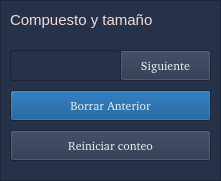
   <widget class="QFrame" name="frame_2">
    <property name="geometry">
     <rect>
      <x>700</x>
      <y>140</y>
      <width>221</width>
      <height>181</height>
     </rect>
    </property>
    <property name="palette">
     <palette>
      <active>
       <colorrole role="WindowText">
        <brush brushstyle="SolidPattern">
         <color alpha="255">
          <red>243</red>
          <green>219</green>
          <blue>214</blue>
         </color>
        </brush>
       </colorrole>
       <colorrole role="Button">
        <brush brushstyle="SolidPattern">
         <color alpha="255">
          <red>38</red>
          <green>50</green>
          <blue>74</blue>
         </color>
        </brush>
       </colorrole>
       <colorrole role="Base">
        <brush brushstyle="SolidPattern">
         <color alpha="255">
          <red>1</red>
          <green>72</green>
          <blue>138</blue>
         </color>
        </brush>
       </colorrole>
       <colorrole role="Window">
        <brush brushstyle="SolidPattern">
         <color alpha="255">
          <red>38</red>
          <green>50</green>
          <blue>74</blue>
         </color>
        </brush>
       </colorrole>
      </active>
      <inactive>
       <colorrole role="WindowText">
        <brush brushstyle="SolidPattern">
         <color alpha="255">
          <red>243</red>
          <green>219</green>
          <blue>214</blue>
         </color>
        </brush>
       </colorrole>
       <colorrole role="Button">
        <brush brushstyle="SolidPattern">
         <color alpha="255">
          <red>38</red>
          <green>50</green>
          <blue>74</blue>
         </color>
        </brush>
       </colorrole>
       <colorrole role="Base">
        <brush brushstyle="SolidPattern">
         <color alpha="255">
          <red>1</red>
          <green>72</green>
          <blue>138</blue>
         </color>
        </brush>
       </colorrole>
       <colorrole role="Window">
        <brush brushstyle="SolidPattern">
         <color alpha="255">
          <red>38</red>
          <green>50</green>
          <blue>74</blue>
         </color>
        </brush>
       </colorrole>
      </inactive>
      <disabled>
       <colorrole role="WindowText">
        <brush brushstyle="SolidPattern">
         <color alpha="255">
          <red>190</red>
          <green>190</green>
          <blue>190</blue>
         </color>
        </brush>
       </colorrole>
       <colorrole role="Button">
        <brush brushstyle="SolidPattern">
         <color alpha="255">
          <red>38</red>
          <green>50</green>
          <blue>74</blue>
         </color>
        </brush>
       </colorrole>
       <colorrole role="Base">
        <brush brushstyle="SolidPattern">
         <color alpha="255">
          <red>38</red>
          <green>50</green>
          <blue>74</blue>
         </color>
        </brush>
       </colorrole>
       <colorrole role="Window">
        <brush brushstyle="SolidPattern">
         <color alpha="255">
          <red>38</red>
          <green>50</green>
          <blue>74</blue>
         </color>
        </brush>
       </colorrole>
      </disabled>
     </palette>
    </property>
    <property name="frameShape">
     <enum>QFrame::StyledPanel</enum>
    </property>
    <property name="frameShadow">
     <enum>QFrame::Raised</enum>
    </property>
    <widget class="QPushButton" name="next_button">
     <property name="geometry">
      <rect>
       <x>120</x>
       <y>50</y>
       <width>91</width>
       <height>31</height>
      </rect>
     </property>
     <property name="palette">
      <palette>
       <active>
        <colorrole role="Button">
         <brush brushstyle="SolidPattern">
          <color alpha="255">
           <red>38</red>
           <green>50</green>
           <blue>74</blue>
          </color>
         </brush>
        </colorrole>
        <colorrole role="ButtonText">
         <brush brushstyle="SolidPattern">
          <color alpha="255">
           <red>238</red>
           <green>238</green>
           <blue>236</blue>
          </color>
         </brush>
        </colorrole>
        <colorrole role="Base">
         <brush brushstyle="SolidPattern">
          <color alpha="255">
           <red>38</red>
           <green>50</green>
           <blue>74</blue>
          </color>
         </brush>
        </colorrole>
        <colorrole role="Window">
         <brush brushstyle="SolidPattern">
          <color alpha="255">
           <red>38</red>
           <green>50</green>
           <blue>74</blue>
          </color>
         </brush>
        </colorrole>
       </active>
       <inactive>
        <colorrole role="Button">
         <brush brushstyle="SolidPattern">
          <color alpha="255">
           <red>38</red>
           <green>50</green>
           <blue>74</blue>
          </color>
         </brush>
        </colorrole>
        <colorrole role="ButtonText">
         <brush brushstyle="SolidPattern">
          <color alpha="255">
           <red>238</red>
           <green>238</green>
           <blue>236</blue>
          </color>
         </brush>
        </colorrole>
        <colorrole role="Base">
         <brush brushstyle="SolidPattern">
          <color alpha="255">
           <red>38</red>
           <green>50</green>
           <blue>74</blue>
          </color>
         </brush>
        </colorrole>
        <colorrole role="Window">
         <brush brushstyle="SolidPattern">
          <color alpha="255">
           <red>38</red>
           <green>50</green>
           <blue>74</blue>
          </color>
         </brush>
        </colorrole>
       </inactive>
       <disabled>
        <colorrole role="Button">
         <brush brushstyle="SolidPattern">
          <color alpha="255">
           <red>38</red>
           <green>50</green>
           <blue>74</blue>
          </color>
         </brush>
        </colorrole>
        <colorrole role="ButtonText">
         <brush brushstyle="SolidPattern">
          <color alpha="255">
           <red>190</red>
           <green>190</green>
           <blue>190</blue>
          </color>
         </brush>
        </colorrole>
        <colorrole role="Base">
         <brush brushstyle="SolidPattern">
          <color alpha="255">
           <red>38</red>
           <green>50</green>
           <blue>74</blue>
          </color>
         </brush>
        </colorrole>
        <colorrole role="Window">
         <brush brushstyle="SolidPattern">
          <color alpha="255">
           <red>38</red>
           <green>50</green>
           <blue>74</blue>
          </color>
         </brush>
        </colorrole>
       </disabled>
      </palette>
     </property>
     <property name="font">
      <font>
       <family>Bitstream Charter</family>
       <weight>50</weight>
       <italic>false</italic>
       <bold>false</bold>
       <strikeout>false</strikeout>
      </font>
     </property>
     <property name="text">
      <string>Siguiente</string>
     </property>
    </widget>
    <widget class="QPushButton" name="erase_last_button">
     <property name="geometry">
      <rect>
       <x>10</x>
       <y>90</y>
       <width>201</width>
       <height>31</height>
      </rect>
     </property>
     <property name="palette">
      <palette>
       <active>
        <colorrole role="Button">
         <brush brushstyle="SolidPattern">
          <color alpha="255">
           <red>1</red>
           <green>72</green>
           <blue>138</blue>
          </color>
         </brush>
        </colorrole>
        <colorrole role="ButtonText">
         <brush brushstyle="SolidPattern">
          <color alpha="255">
           <red>238</red>
           <green>238</green>
           <blue>236</blue>
          </color>
         </brush>
        </colorrole>
        <colorrole role="Base">
         <brush brushstyle="SolidPattern">
          <color alpha="255">
           <red>38</red>
           <green>50</green>
           <blue>74</blue>
          </color>
         </brush>
        </colorrole>
        <colorrole role="Window">
         <brush brushstyle="SolidPattern">
          <color alpha="255">
           <red>38</red>
           <green>50</green>
           <blue>74</blue>
          </color>
         </brush>
        </colorrole>
       </active>
       <inactive>
        <colorrole role="Button">
         <brush brushstyle="SolidPattern">
          <color alpha="255">
           <red>1</red>
           <green>72</green>
           <blue>138</blue>
          </color>
         </brush>
        </colorrole>
        <colorrole role="ButtonText">
         <brush brushstyle="SolidPattern">
          <color alpha="255">
           <red>238</red>
           <green>238</green>
           <blue>236</blue>
          </color>
         </brush>
        </colorrole>
        <colorrole role="Base">
         <brush brushstyle="SolidPattern">
          <color alpha="255">
           <red>38</red>
           <green>50</green>
           <blue>74</blue>
          </color>
         </brush>
        </colorrole>
        <colorrole role="Window">
         <brush brushstyle="SolidPattern">
          <color alpha="255">
           <red>38</red>
           <green>50</green>
           <blue>74</blue>
          </color>
         </brush>
        </colorrole>
       </inactive>
       <disabled>
        <colorrole role="Button">
         <brush brushstyle="SolidPattern">
          <color alpha="255">
           <red>1</red>
           <green>72</green>
           <blue>138</blue>
          </color>
         </brush>
        </colorrole>
        <colorrole role="ButtonText">
         <brush brushstyle="SolidPattern">
          <color alpha="255">
           <red>190</red>
           <green>190</green>
           <blue>190</blue>
          </color>
         </brush>
        </colorrole>
        <colorrole role="Base">
         <brush brushstyle="SolidPattern">
          <color alpha="255">
           <red>38</red>
           <green>50</green>
           <blue>74</blue>
          </color>
         </brush>
        </colorrole>
        <colorrole role="Window">
         <brush brushstyle="SolidPattern">
          <color alpha="255">
           <red>38</red>
           <green>50</green>
           <blue>74</blue>
          </color>
         </brush>
        </colorrole>
       </disabled>
      </palette>
     </property>
     <property name="font">
      <font>
       <family>Bitstream Charter</family>
       <weight>50</weight>
       <italic>false</italic>
       <bold>false</bold>
       <strikeout>false</strikeout>
      </font>
     </property>
     <property name="text">
      <string>Borrar Anterior</string>
     </property>
    </widget>
    <widget class="QPushButton" name="restart_counting_button">
     <property name="geometry">
      <rect>
       <x>10</x>
       <y>130</y>
       <width>201</width>
       <height>31</height>
      </rect>
     </property>
     <property name="palette">
      <palette>
       <active>
        <colorrole role="Button">
         <brush brushstyle="SolidPattern">
          <color alpha="255">
           <red>38</red>
           <green>50</green>
           <blue>74</blue>
          </color>
         </brush>
        </colorrole>
        <colorrole role="ButtonText">
         <brush brushstyle="SolidPattern">
          <color alpha="255">
           <red>238</red>
           <green>238</green>
           <blue>236</blue>
          </color>
         </brush>
        </colorrole>
        <colorrole role="Base">
         <brush brushstyle="SolidPattern">
          <color alpha="255">
           <red>38</red>
           <green>50</green>
           <blue>74</blue>
          </color>
         </brush>
        </colorrole>
        <colorrole role="Window">
         <brush brushstyle="SolidPattern">
          <color alpha="255">
           <red>38</red>
           <green>50</green>
           <blue>74</blue>
          </color>
         </brush>
        </colorrole>
       </active>
       <inactive>
        <colorrole role="Button">
         <brush brushstyle="SolidPattern">
          <color alpha="255">
           <red>38</red>
           <green>50</green>
           <blue>74</blue>
          </color>
         </brush>
        </colorrole>
        <colorrole role="ButtonText">
         <brush brushstyle="SolidPattern">
          <color alpha="255">
           <red>238</red>
           <green>238</green>
           <blue>236</blue>
          </color>
         </brush>
        </colorrole>
        <colorrole role="Base">
         <brush brushstyle="SolidPattern">
          <color alpha="255">
           <red>38</red>
           <green>50</green>
           <blue>74</blue>
          </color>
         </brush>
        </colorrole>
        <colorrole role="Window">
         <brush brushstyle="SolidPattern">
          <color alpha="255">
           <red>38</red>
           <green>50</green>
           <blue>74</blue>
          </color>
         </brush>
        </colorrole>
       </inactive>
       <disabled>
        <colorrole role="Button">
         <brush brushstyle="SolidPattern">
          <color alpha="255">
           <red>38</red>
           <green>50</green>
           <blue>74</blue>
          </color>
         </brush>
        </colorrole>
        <colorrole role="ButtonText">
         <brush brushstyle="SolidPattern">
          <color alpha="255">
           <red>190</red>
           <green>190</green>
           <blue>190</blue>
          </color>
         </brush>
        </colorrole>
        <colorrole role="Base">
         <brush brushstyle="SolidPattern">
          <color alpha="255">
           <red>38</red>
           <green>50</green>
           <blue>74</blue>
          </color>
         </brush>
        </colorrole>
        <colorrole role="Window">
         <brush brushstyle="SolidPattern">
          <color alpha="255">
           <red>38</red>
           <green>50</green>
           <blue>74</blue>
          </color>
         </brush>
        </colorrole>
       </disabled>
      </palette>
     </property>
     <property name="font">
      <font>
       <family>Bitstream Charter</family>
       <weight>50</weight>
       <italic>false</italic>
       <bold>false</bold>
       <strikeout>false</strikeout>
      </font>
     </property>
     <property name="text">
      <string>Reiniciar conteo</string>
     </property>
    </widget>
    <widget class="QLineEdit" name="elemnt_input">
     <property name="geometry">
      <rect>
       <x>10</x>
       <y>50</y>
       <width>111</width>
       <height>31</height>
      </rect>
     </property>
     <property name="palette">
      <palette>
       <active>
        <colorrole role="Button">
         <brush brushstyle="SolidPattern">
          <color alpha="255">
           <red>38</red>
           <green>50</green>
           <blue>74</blue>
          </color>
         </brush>
        </colorrole>
        <colorrole role="Text">
         <brush brushstyle="SolidPattern">
          <color alpha="255">
           <red>238</red>
           <green>238</green>
           <blue>236</blue>
          </color>
         </brush>
        </colorrole>
        <colorrole role="Base">
         <brush brushstyle="SolidPattern">
          <color alpha="255">
           <red>38</red>
           <green>50</green>
           <blue>74</blue>
          </color>
         </brush>
        </colorrole>
        <colorrole role="Window">
         <brush brushstyle="SolidPattern">
          <color alpha="255">
           <red>38</red>
           <green>50</green>
           <blue>74</blue>
          </color>
         </brush>
        </colorrole>
       </active>
       <inactive>
        <colorrole role="Button">
         <brush brushstyle="SolidPattern">
          <color alpha="255">
           <red>38</red>
           <green>50</green>
           <blue>74</blue>
          </color>
         </brush>
        </colorrole>
        <colorrole role="Text">
         <brush brushstyle="SolidPattern">
          <color alpha="255">
           <red>238</red>
           <green>238</green>
           <blue>236</blue>
          </color>
         </brush>
        </colorrole>
        <colorrole role="Base">
         <brush brushstyle="SolidPattern">
          <color alpha="255">
           <red>38</red>
           <green>50</green>
           <blue>74</blue>
          </color>
         </brush>
        </colorrole>
        <colorrole role="Window">
         <brush brushstyle="SolidPattern">
          <color alpha="255">
           <red>38</red>
           <green>50</green>
           <blue>74</blue>
          </color>
         </brush>
        </colorrole>
       </inactive>
       <disabled>
        <colorrole role="Button">
         <brush brushstyle="SolidPattern">
          <color alpha="255">
           <red>38</red>
           <green>50</green>
           <blue>74</blue>
          </color>
         </brush>
        </colorrole>
        <colorrole role="Text">
         <brush brushstyle="SolidPattern">
          <color alpha="255">
           <red>190</red>
           <green>190</green>
           <blue>190</blue>
          </color>
         </brush>
        </colorrole>
        <colorrole role="Base">
         <brush brushstyle="SolidPattern">
          <color alpha="255">
           <red>38</red>
           <green>50</green>
           <blue>74</blue>
          </color>
         </brush>
        </colorrole>
        <colorrole role="Window">
         <brush brushstyle="SolidPattern">
          <color alpha="255">
           <red>38</red>
           <green>50</green>
           <blue>74</blue>
          </color>
         </brush>
        </colorrole>
       </disabled>
      </palette>
     </property>
     <property name="font">
      <font>
       <family>Bitstream Charter</family>
      </font>
     </property>
    </widget>
    <widget class="QLabel" name="new_Inout_label">
     <property name="geometry">
      <rect>
       <x>10</x>
       <y>10</y>
       <width>161</width>
       <height>20</height>
      </rect>
     </property>
     <property name="palette">
      <palette>
       <active>
        <colorrole role="WindowText">
         <brush brushstyle="SolidPattern">
          <color alpha="255">
           <red>243</red>
           <green>219</green>
           <blue>214</blue>
          </color>
         </brush>
        </colorrole>
        <colorrole role="Button">
         <brush brushstyle="SolidPattern">
          <color alpha="255">
           <red>38</red>
           <green>50</green>
           <blue>74</blue>
          </color>
         </brush>
        </colorrole>
        <colorrole role="Base">
         <brush brushstyle="SolidPattern">
          <color alpha="255">
           <red>38</red>
           <green>50</green>
           <blue>74</blue>
          </color>
         </brush>
        </colorrole>
        <colorrole role="Window">
         <brush brushstyle="SolidPattern">
          <color alpha="255">
           <red>38</red>
           <green>50</green>
           <blue>74</blue>
          </color>
         </brush>
        </colorrole>
       </active>
       <inactive>
        <colorrole role="WindowText">
         <brush brushstyle="SolidPattern">
          <color alpha="255">
           <red>243</red>
           <green>219</green>
           <blue>214</blue>
          </color>
         </brush>
        </colorrole>
        <colorrole role="Button">
         <brush brushstyle="SolidPattern">
          <color alpha="255">
           <red>38</red>
           <green>50</green>
           <blue>74</blue>
          </color>
         </brush>
        </colorrole>
        <colorrole role="Base">
         <brush brushstyle="SolidPattern">
          <color alpha="255">
           <red>38</red>
           <green>50</green>
           <blue>74</blue>
          </color>
         </brush>
        </colorrole>
        <colorrole role="Window">
         <brush brushstyle="SolidPattern">
          <color alpha="255">
           <red>38</red>
           <green>50</green>
           <blue>74</blue>
          </color>
         </brush>
        </colorrole>
       </inactive>
       <disabled>
        <colorrole role="WindowText">
         <brush brushstyle="SolidPattern">
          <color alpha="255">
           <red>190</red>
           <green>190</green>
           <blue>190</blue>
          </color>
         </brush>
        </colorrole>
        <colorrole role="Button">
         <brush brushstyle="SolidPattern">
          <color alpha="255">
           <red>38</red>
           <green>50</green>
           <blue>74</blue>
          </color>
         </brush>
        </colorrole>
        <colorrole role="Base">
         <brush brushstyle="SolidPattern">
          <color alpha="255">
           <red>38</red>
           <green>50</green>
           <blue>74</blue>
          </color>
         </brush>
        </colorrole>
        <colorrole role="Window">
         <brush brushstyle="SolidPattern">
          <color alpha="255">
           <red>38</red>
           <green>50</green>
           <blue>74</blue>
          </color>
         </brush>
        </colorrole>
       </disabled>
      </palette>
     </property>
     <property name="font">
      <font>
       <pointsize>11</pointsize>
       <weight>50</weight>
       <bold>false</bold>
      </font>
     </property>
     <property name="text">
      <string>Compuesto y tamaño</string>
     </property>
    </widget>
   </widget>
